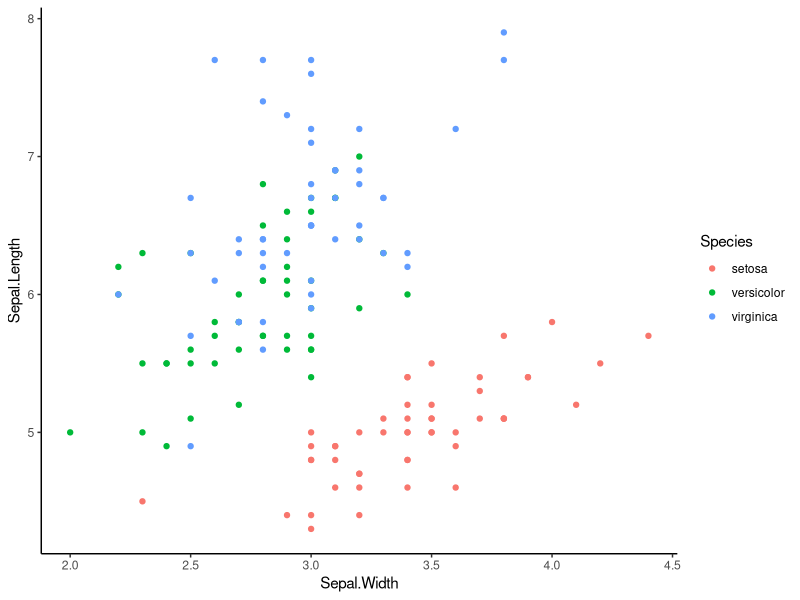

The R source for this figure: (Note: this script raises an error after producing the figure.)
## figures_fisher_1per.r

# Attach packages ---------------------------
library(ggplot2)

# Define figures ---------------------------
figure <- ggplot(iris, aes(x = Sepal.Width, y = Sepal.Length, color = Species)) +
    geom_point() +
    theme_classic()

# Download figures ---------------------------
output$figures_fisher_1per <- downloadHandler(
    filename = function() {
        paste("figure_fisher_1per_", Sys.Date(), ".png", sep = "")
    },
    content = function(file) {
        ggsave(file, plot = figure, device = "png", width = 6, height = 4)
    }
)
